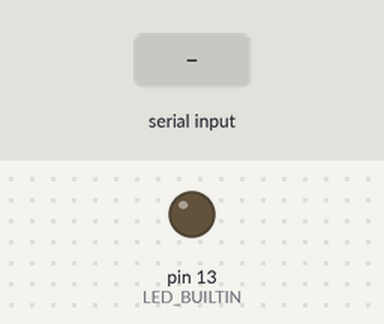
Bench run of a sketch on a simulated Arduino Uno, built with avr-gcc and run on an emulated ATmega328P. Parts: output pins drawn as LEDs (lit = HIGH). The inputs (shaded band) are chosen by the test bench.

Above: at 1.2 s.
1.3 s: "1\n" received over Serial
At 2.3 s:
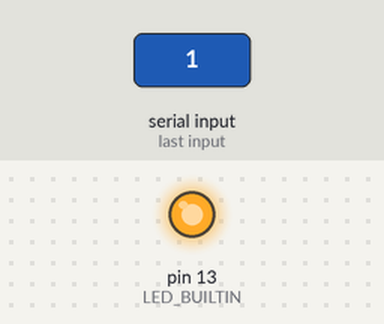
2.8 s: "0\n" received over Serial
At 3.4 s:
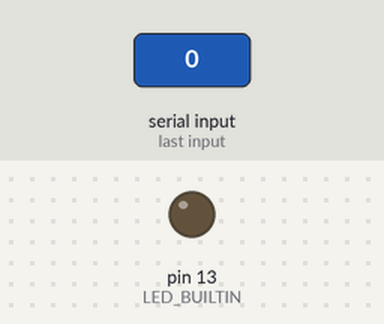
Timing chart, 0 to 5.8 s (numbered marks = the images above; inputs shaded):
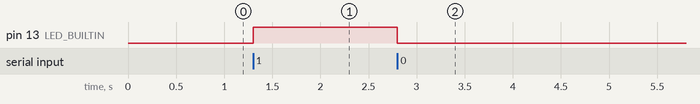

Measured:
- after the input at 1.3 s, pin 13 (LED_BUILTIN): LOW → HIGH at once
- after the input at 2.8 s, pin 13 (LED_BUILTIN): HIGH → LOW at once

The sketch:

Serial2.ino
```cpp
// Application by Vincent Claes
// vincent@cteq.eu
// 14/11/2018

void setup() {
  // initialize digital pin LED_BUILTIN as an output.
  pinMode(LED_BUILTIN, OUTPUT);
  // Setting up Serial Communication with 115200 baudrate
  Serial.begin(115200);
  Serial.setTimeout(100);
}

// the loop function runs over and over again forever
void loop() {
  if(Serial.available()){
    // Parse Received value as an integer
    int state = Serial.parseInt();
    // Reading in Delimiter
    Serial.read();
    if(state==1)
      digitalWrite(LED_BUILTIN, HIGH);
    if(state==0)
      digitalWrite(LED_BUILTIN, LOW);
  }
}
```
